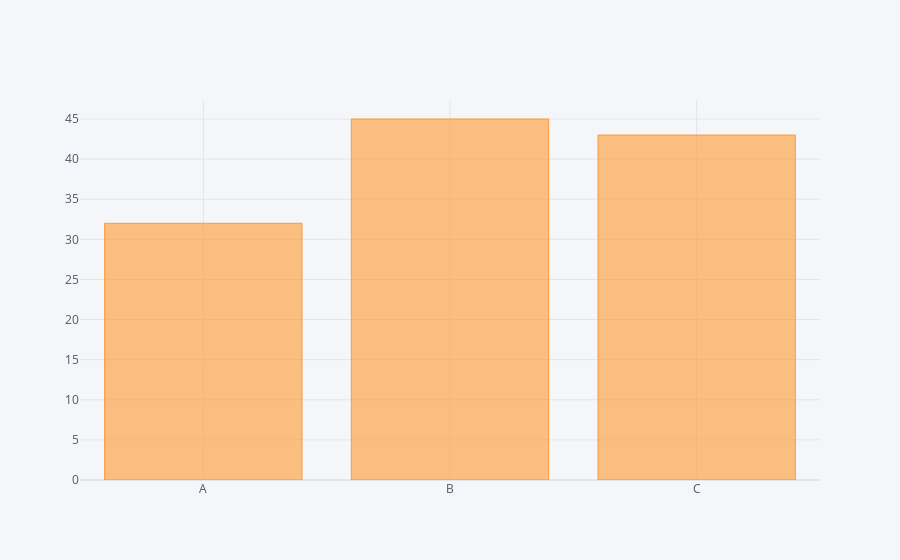

This figure's notebook cell:
### Code cell
df2.iplot(kind = 'bar', x = 'Category', y = 'Values')

### Figure 1 — Plotly figure (JSON) as saved in the notebook; plotly's stock layout.template omitted (floating-point values rounded to 4 significant figures)
{"data": [{"marker": {"color": "rgba(255, 153, 51, 0.6)", "line": {"color": "rgba(255, 153, 51, 1.0)", "width": 1}}, "name": "Values", "orientation": "v", "text": "", "type": "bar", "x": ["A", "B", "C"], "y": [32, 45, 43]}], "layout": {"legend": {"bgcolor": "#F5F6F9", "font": {"color": "#4D5663"}}, "paper_bgcolor": "#F5F6F9", "plot_bgcolor": "#F5F6F9", "title": {"font": {"color": "#4D5663"}}, "xaxis": {"gridcolor": "#E1E5ED", "showgrid": true, "tickfont": {"color": "#4D5663"}, "title": {"font": {"color": "#4D5663"}, "text": ""}, "zerolinecolor": "#E1E5ED"}, "yaxis": {"gridcolor": "#E1E5ED", "showgrid": true, "tickfont": {"color": "#4D5663"}, "title": {"font": {"color": "#4D5663"}, "text": ""}, "zerolinecolor": "#E1E5ED"}}}
